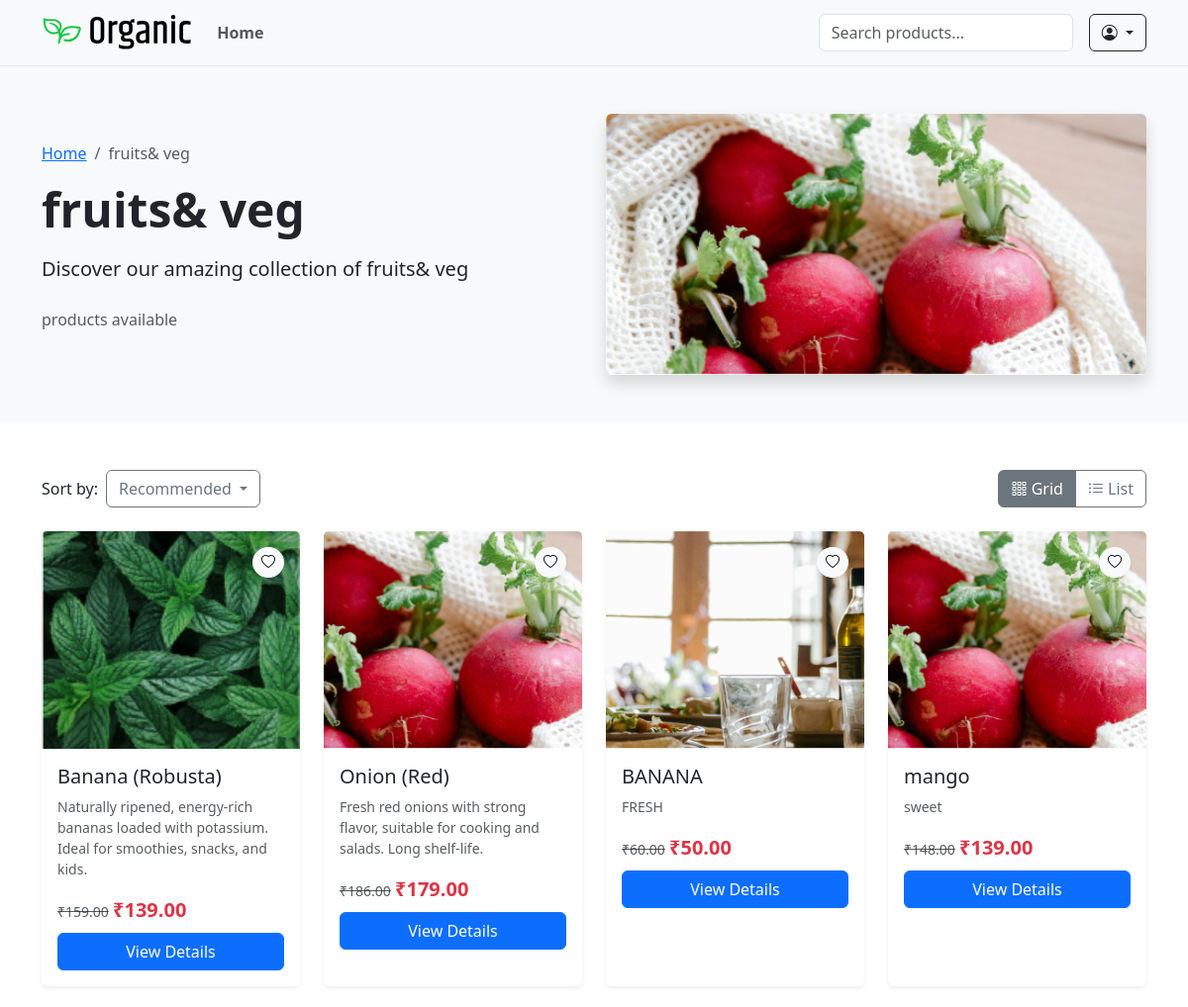
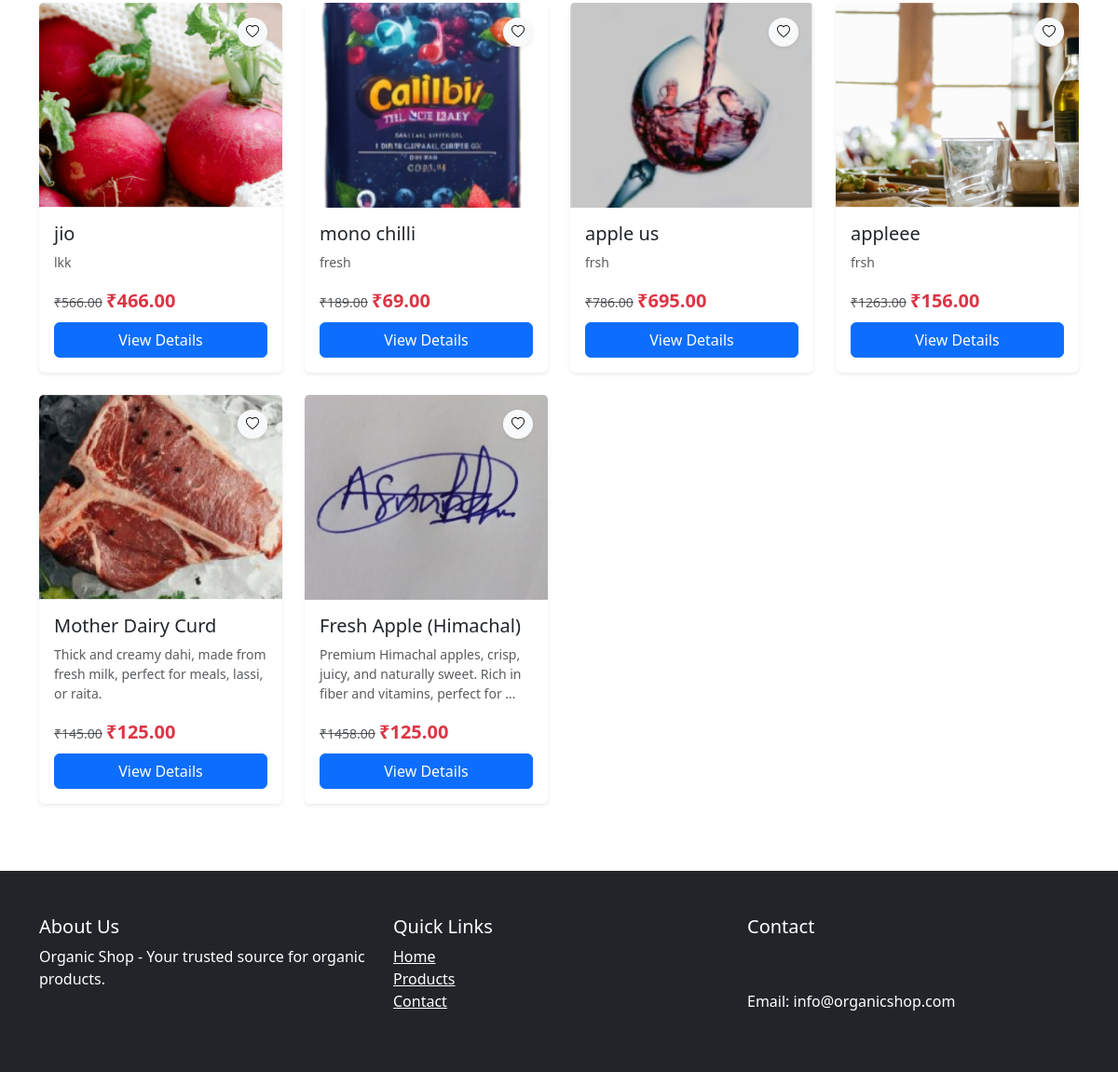
/category/breadssweets/, run on the app's committed database (2 pictures, top to bottom).
### shop/models.py (models this page shows, shortened)
class Category(models.Model):
    name = models.CharField(max_length=100)
    slug = models.SlugField(unique=True, blank=True)
    image = models.ImageField(upload_to='categories/')
    is_active = models.BooleanField(default=True)
    class Meta:
        verbose_name_plural = "Categories"

class Product(models.Model):
    category = models.ForeignKey(Category, on_delete=models.CASCADE, related_name='products')
    name = models.CharField(max_length=255)
    slug = models.SlugField(unique=True ,blank=True)
    description = models.TextField()
    price = models.DecimalField(max_digits=10, decimal_places=2)
    discount_price = models.DecimalField(max_digits=10, decimal_places=2, null=True, blank=True)
    image = models.ImageField(upload_to='products/')
    is_featured = models.BooleanField(default=False)
    sold_count = models.PositiveIntegerField(default=0)
    created_at = models.DateTimeField(auto_now_add=True)
    views = models.PositiveIntegerField(default=1)
    available = models.BooleanField(default=True)
    stock = models.PositiveIntegerField(default=0)
    @property
    def has_variants(self):
        return self.variants.exists()
    @property
    def display_discount(self):
        if self.has_variants or not self.discount_price:
            return None
        return self.get_discount_percentage

class ProductVariant(models.Model):
    product = models.ForeignKey(Product, on_delete=models.CASCADE, related_name='variants')
    values = models.ManyToManyField(VariantValue)
    price = models.DecimalField(max_digits=10, decimal_places=2)
    discount_price = models.DecimalField(max_digits=10, decimal_places=2, null=True, blank=True)
    stock = models.IntegerField()
    sku = models.CharField(max_length=50, unique=True, blank=True)
    image = models.ImageField(upload_to='variants/', null=True, blank=True)
    sold_count = models.IntegerField(default=0)

### shop/views.py (the view)
# urls.py: path('category/<slug:slug>/', views.category_detail, name='category_detail'),
def category_detail(request, slug):
    category = get_object_or_404(Category, slug=slug, is_active=True)
    products = Product.objects.filter(category=category, available=True)
    effective_price_subquery = ProductVariant.objects.filter(
        product=OuterRef('pk')
    ).annotate(
        effective_price=Coalesce('discount_price', 'price')
    ).order_by('-stock').values('effective_price')[:1]
    products = products.annotate(
        sorting_price=Subquery(effective_price_subquery),
        avg_rating=Avg('reviews__rating')
    ).prefetch_related('variants')
    sort = request.GET.get('sort')
    if sort == 'price_asc':
        products = products.order_by('sorting_price')
    elif sort == 'price_desc':
        products = products.order_by('-sorting_price')
    elif sort == 'newest':
        products = products.order_by('-created_at')
    elif sort == 'rating':
        products = products.order_by(F('avg_rating').desc(nulls_last=True))
    for product in products:
        all_variants = sorted(product.variants.all(), key=lambda v: v.stock, reverse=True)
        product.default_variant = all_variants[0] if all_variants else None
    wishlist_items = []
    if request.user.is_authenticated:
        wishlist_items = Wishlist.objects.filter(user=request.user).values_list('product_id', flat=True)
    context = {
        'category': category,
        'products': products,
        'wishlist_items': wishlist_items,
    }
    return render(request, 'shop/category_detail.html', context)

### shop/context_processors.py (called while the page is built)
def wishlist_context(request):
    wishlist_count = 0
    if request.user.is_authenticated:
        wishlist_count = Wishlist.objects.filter(user=request.user).count()
    return {'wishlist_items_count': wishlist_count}

### shop/templates/shop/category_detail.html (shortened to what this page needs)
{% extends 'shop/base.html' %}
{% load static %}
{% block content %}
<section class="py-5" style="background-color: #f8f9fa;">
    <div class="container">
        <div class="row align-items-center">
            <div class="col-md-6">
                <nav aria-label="breadcrumb">
                    <ol class="breadcrumb">
                        <li class="breadcrumb-item"><a href="{% url 'shop:index' %}">Home</a></li>
                        <li class="breadcrumb-item active" aria-current="page">{{ category.name }}</li>
                    </ol>
                </nav>
                <h1 class="display-5 fw-bold mb-3">{{ category.name }}</h1>
                <p class="lead mb-4">{{ category.description|default:"Discover our amazing collection of "|add:category.name }}</p>
                <p class="text-muted">{{ products.paginator.count }} products available</p>
            </div>
            <div class="col-md-6">
                {% if category.image %}
                <img src="{{ category.image.url }}" alt="{{ category.name }}" class="img-fluid rounded shadow" style="max-height: 300px; width: 100%; object-fit: cover;">
                {% else %}
                <img src="{% static 'images/placeholder-category.jpg' %}" alt="{{ category.name }}" class="img-fluid rounded shadow" style="max-height: 300px; width: 100%; object-fit: cover;">
                {% endif %}
            </div>
        </div>
    </div>
</section>
<section class="py-5">
    <div class="container">
        <div class="row mb-4">
            <div class="col-md-6">
                <div class="d-flex align-items-center">
                    <span class="me-2">Sort by:</span>
                    <div class="dropdown">
                        <button class="btn btn-outline-secondary dropdown-toggle" type="button" id="sortDropdown" data-bs-toggle="dropdown" aria-expanded="false">
                            {% if request.GET.sort %}{{ request.GET.sort|title }}{% else %}Recommended{% endif %}
                        </button>
                    </div>
                </div>
            </div>
            <div class="col-md-6 text-md-end">
                <div class="btn-group" role="group" aria-label="View options">
                    <button type="button" class="btn btn-outline-secondary active" id="gridView">
                        <i class="bi bi-grid-3x3-gap"></i> Grid
                    </button>
                    <button type="button" class="btn btn-outline-secondary" id="listView">
                        <i class="bi bi-list-ul"></i> List
                    </button>
                </div>
            </div>
        </div>
        <div class="row" id="productsContainer">
            {% for product in products %}
            {% with variant=product.default_variant %}
            <div class="col-lg-3 col-md-4 col-sm-6 mb-4 product-card">
                <div class="card h-100 border-0 shadow-sm hover-shadow transition">
                    <div class="position-relative">
                        {% if variant and variant.image %}
                            <img src="{{ variant.image.url }}" class="card-img-top" alt="{{ product.name }}" style="height: 220px; object-fit: cover;">
                        {% elif product.image %}
                            <img src="{{ product.image.url }}" class="card-img-top" alt="{{ product.name }}" style="height: 220px; object-fit: cover;">
                        {% else %}
                            <img src="{% static 'images/placeholder-product.jpg' %}" class="card-img-top" alt="{{ product.name }}" style="height: 220px; object-fit: cover;">
                        {% endif %}
                        <div class="card-img-overlay d-flex flex-column justify-content-between">
                            <div class="d-flex justify-content-end">
                                 <form action="{% url 'accounts:add_to_wishlist' product.id %}" method="post" class="wishlist-form">
                                    <button type="submit" class="btn btn-light btn-sm rounded-circle shadow-sm btn-heart">
                                        <i class="bi {% if product.id in wishlist_items %}bi-heart-fill text-danger{% else %}bi-heart{% endif %}"></i>
                                    </button>
                                </form>
                            </div>
                        </div>
                    </div>
                    <div class="card-body">
                        <h5 class="card-title">{{ product.name }}</h5>
                        <p class="card-text text-muted small">{{ product.description|truncatewords:15 }}</p>
                        <div class="price mb-2">
                            {% if variant %}
                                {% if variant.discount_price %}
                                    <del class="text-muted small">₹{{ variant.price }}</del>
                                    <span class="fs-5 fw-bold text-danger">₹{{ variant.discount_price }}</span>
                                {% else %}
                                    <span class="fs-5 fw-bold">₹{{ variant.price }}</span>
                                {% endif %}
                            {% else %}
                                <span class="text-muted">Price not available</span>
                            {% endif %}
                        </div>
                        <div class="d-grid gap-2">
                            <a href="{% url 'shop:product_detail' product.slug %}" class="btn btn-primary">View Details</a>
                        </div>
                    </div>
                </div>
            </div>
            {% endwith %}
            {% endfor %}
        </div>
    </div>
</section>
{% endblock %}

### shop/static/css/style.css (style rules this page uses)
.product-card { transition: transform 0.3s; }
.price del { color: #6c757d; }
.price .text-danger { font-weight: bold; }

### data on the page
Category: name "fruits& veg", description|add "Discover our amazing collection of fruits& veg", image (picture)
Product: image (picture), name "Banana (Robusta)", description "Naturally ripened, energy-rich bananas loaded with potassium. Ideal for smoothies, snacks, and kids.", default_variant.price "159.00", default_variant.discount_price "139.00"
Product: image (picture), name "Onion (Red)", description "Fresh red onions with strong flavor, suitable for cooking and salads. Long shelf-life.", default_variant.price "186.00", default_variant.discount_price "179.00"
Product: image (picture), name "BANANA", description "FRESH", default_variant.price "60.00", default_variant.discount_price "50.00"
Product: image (picture), name "mango", description "sweet", default_variant.price "148.00", default_variant.discount_price "139.00"
Product: image (picture), name "jio", description "lkk", default_variant.price "566.00", default_variant.discount_price "466.00"
Product: image (picture), name "mono chilli", description "fresh", default_variant.price "189.00", default_variant.discount_price "69.00"
Product: image (picture), name "apple us", description "frsh", default_variant.price "786.00", default_variant.discount_price "695.00"
Product: image (picture), name "appleee", description "frsh", default_variant.price "1263.00", default_variant.discount_price "156.00"
Product: image (picture), name "Mother Dairy Curd", description "Thick and creamy dahi, made from fresh milk, perfect for meals, lassi, or raita.", default_variant.price "145.00", default_variant.discount_price "125.00"
Product: default_variant.image (picture), name "Fresh Apple (Himachal)", description "Premium Himachal apples, crisp, juicy, and naturally sweet. Rich in fiber and vitamins, perfect for …", default_variant.price "1458.00", default_variant.discount_price "125.00"
